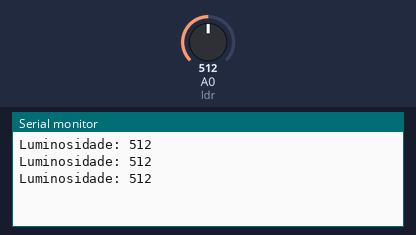
A sketch run on a simulated Arduino Uno, built with avr-gcc and run on an emulated ATmega328P. Shown: the last lines printed to the serial monitor. The inputs (shaded band) are chosen by the test bench; at power-on: A0 (ldr) = 512.

Above: at 1.3 s.
1.4 s: A0 (ldr) set to 716
At 1.9 s:
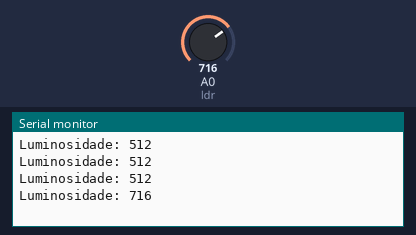
2.9 s: A0 (ldr) set to 900
At 3.4 s:
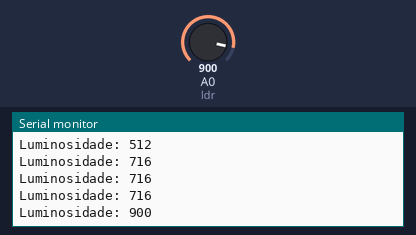
Timing chart, 0 to 5.9 s (numbered marks = the images above; inputs shaded):
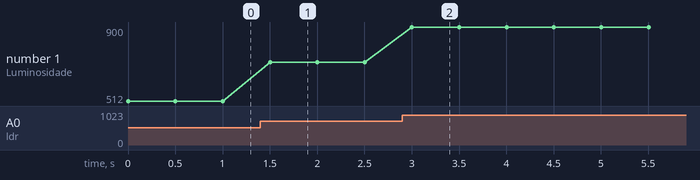

Measured:
- after the input at 1.4 s, the serial monitor: prints a new line after 0.10 s (image 1)
- after the input at 2.9 s, the serial monitor: prints a new line after 0.10 s (image 2)
- plotted number 1: 512 → 716 after the input at 1.4 s, 716 → 900 after the input at 2.9 s

The sketch:

atv5.ino
```cpp
int ldr = A0;

void setup() {
  Serial.begin(9600);
}

void loop() {
  int valor = analogRead(ldr);
  Serial.print("Luminosidade: ");
  Serial.println(valor);
  delay(500);
}
```
